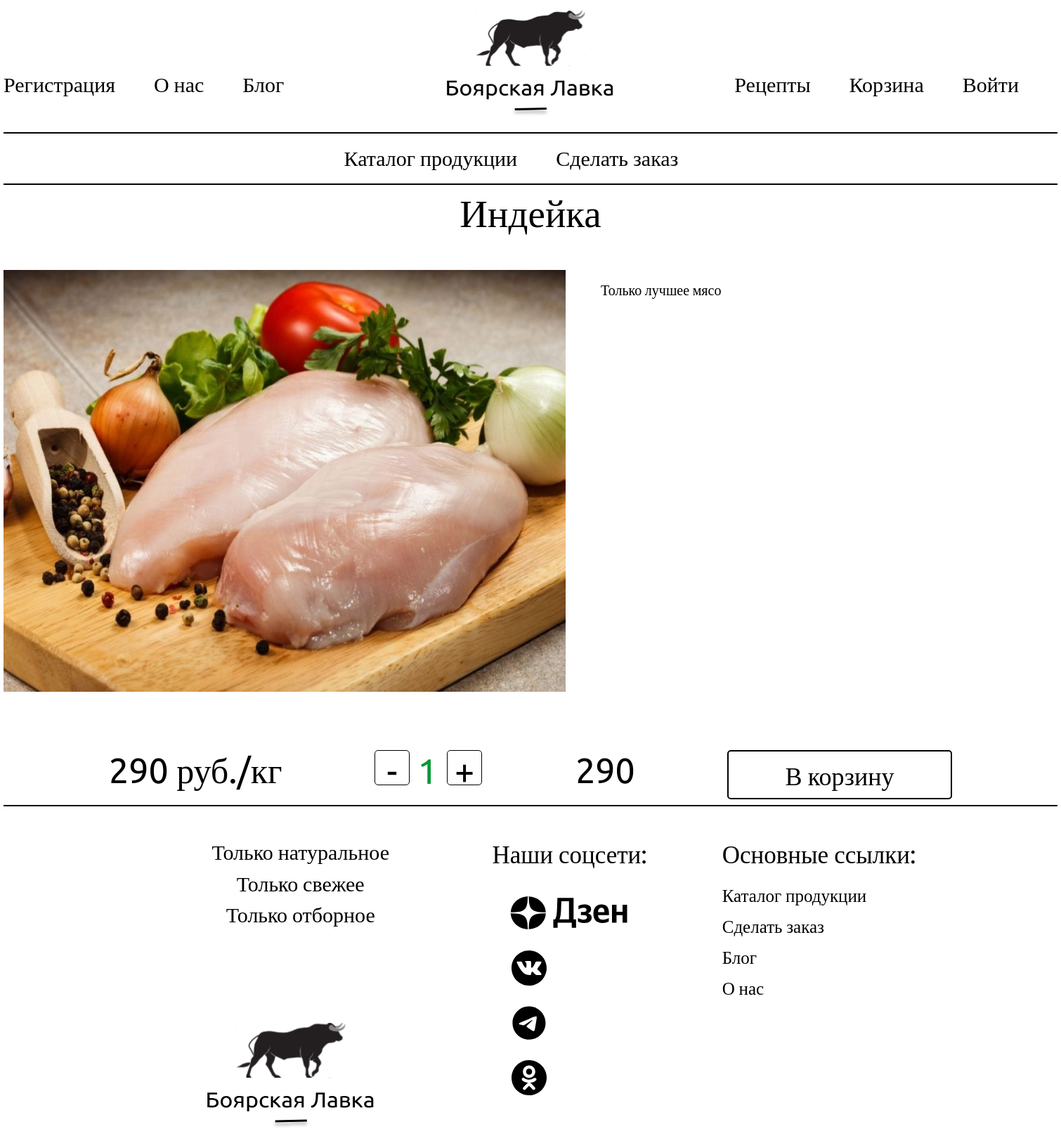
/product_detail/7, run on the app's committed database.
### butcher_shop_app/models.py (models this page shows, shortened)
class Product(models.Model):
    name = models.CharField(max_length=200)
    cost = models.PositiveIntegerField()
    category_name = models.ManyToManyField(ProductCategories, default="Вне категорий")
    preview = RichTextField(default="Без описания", max_length=500)
    description = RichTextField(default="Без описания")
    image = models.ImageField(upload_to='img', default="img/1.png")

### butcher_shop_app/views.py (the view)
# urls.py: path("product_detail/<int:pk>", product_detail, name="product_detail"),
def product_detail(request, pk):
    context = {}
    product = get_object_or_404(Product, id=pk)
    context['product'] = product
    if request.method == "POST":
        add_to_cart(request)
    return render(request, 'butcher_shop_app/product_detail.html', context)

### butcher_shop_app/templates/butcher_shop_app/product_detail.html (shortened to what this page needs)
{% extends 'butcher_shop_app/base.html' %}
{% block content %}
{% load static %}
<div class="product_detail">
    <div class="product_detail_header">{{product.name}}</div>
    <img class="blog_img product_detail_img" src="{{product.image.url}}">
    <div class="product_discribtion">{{product.description|safe}}</div>
    <form method="post" style="display: flex; justify-content: space-between;">
        <div class="cart_summary">
            <span class="cart_summury_rub"> <span id="product_cost">{{product.cost}}</span> руб./кг</span>
            <div class="product_detail_change_div">
                <button type="button" class="product__card_change_btn change_btn"
                        onclick="sub_cart_count('detail_input')">-
                </button>
                <input class="product__card__count__input product_detail_input" id="detail_input" name="count"
                       type="number" min="1"
                       value="1">
                <button type="button" class="product__card_change_btn change_btn"
                        onclick="add_cart_count('detail_input')">+
                </button>
            </div>
            <span class="cart_summury_rub" id="product_sum">{{product.cost}}</span>
            <button type="submit" class="standart__button" style="margin: 0;">В корзину</button>
        </div>
    </form>
</div>
<hr class="header__line"/>
{% endblock %}

### butcher_shop_app/static/butcher_shop_app/css/style.css (style rules this page uses)
html { height: 100%; width: 100%; max-width: 1500px; margin-right: auto; margin-left: auto; font-family: Ubuntu; font-weight: 400; }
input { all: unset; color: #009833; padding-left: 60px; width: 200px; display: block; background: white; height: 70px; border-radius: 5px; }
::placeholder { color: #009833; }
button { background: none; color: inherit; border: none; padding: 0; font: inherit; cursor: pointer; outline: inherit; }
.header__line { border: 1px solid #000000; }
.standart__button { width: 320px; height: 70px; line-height: 70px; background: #FFFFFF; border: 2px solid #000000; border-radius: 5px; display: block; font-size: 36px; align-items: center; text-align: center; margin-left: auto; margin-right: auto; }
.product__card__count__input { display: inline-block; width: 15%; height: 30px; initial-value: 1; font-family: Ubuntu; font-weight: 400; font-size: 23px; margin-bottom: 5%; padding: 0; }
.product__card_change_btn { height: 4%; width: 5%; border: 1px solid #000000; border-radius: 5px; }
.blog_img { display: block; height: 600px; width: 800px; margin: 0 auto; }
.cart_summary { display: flex; justify-content: space-between; font-size: 50px; width: 80%; margin: 30px auto 0; }
.product_detail_header { font-size: 55px; width: 100%; text-align: center; }
.product_detail_input { width: 30px; font-size: 50px; height: 50px; }
.product_detail_change_div { width: 155px; height: 50px; }
.change_btn { width: 50px; height: 50px; }
.product_discribtion { position: absolute; top: 110px; left: 850px; display: inline-block; width: 650px; font-size: 20px; }
.product_detail_img { margin: 50px 0; display: inline-block; }
.product_detail { position: relative; }

### data on the page
Product: name "Индейка", image (picture), description "Только лучшее мясо", cost "290"
